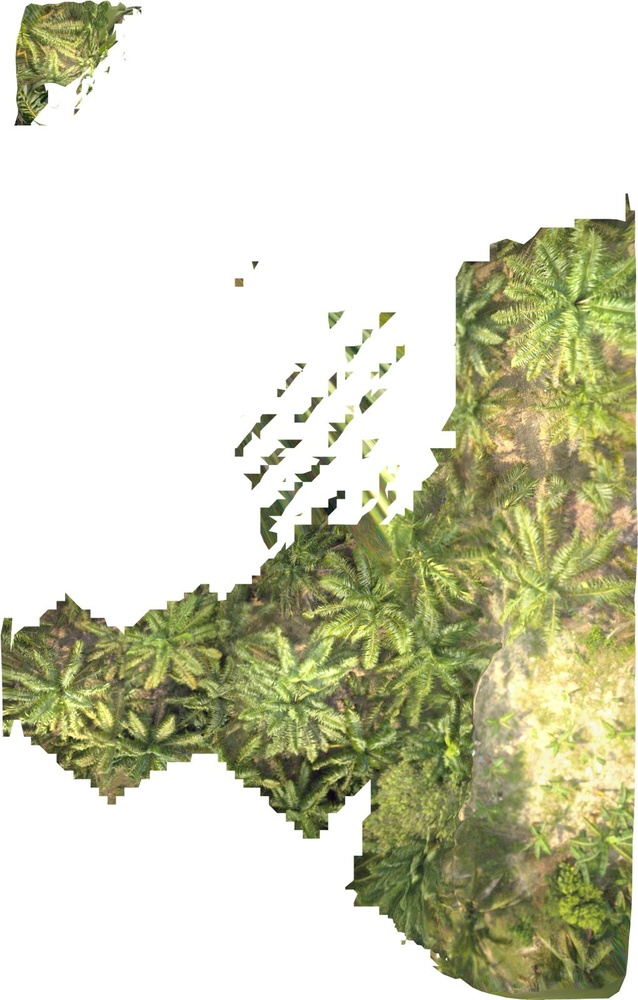
#> input picture segmentation/webodm_last_image.jpeg, 638 x 1000 px, shrunk from 1020 x 1600 before the run
$ python -i segmentation.py   (imports and definitions only)
#> lines starting #> are read from the running program, lines starting #| are printed output that depends on the picture; after the words box and inside, x2 and y2 are one past the last pixel; in counts of white or black regions, pixels touching at a corner belong together
#> further down, picture is the input picture: shape (1000, 638, 3); mean B, G, R 186.4, 210.6, 209.4
"""Stage 1: the leaf (vegetation) mask from Excess Green and Otsu's threshold."""
import cv2
import numpy as np


def segment_vegetation_exg(image_bgr):
    """(mask, segmented): mask is 255 on leaf pixels; segmented is the photo with every other pixel black.

    ExG = 2G − R − B, min-max scaled to 0–255, split by Otsu's threshold, then a 3 × 3 opening and closing. A
    heuristic vegetation mask, not a crown model.
    """
    b, g, r = cv2.split(image_bgr)
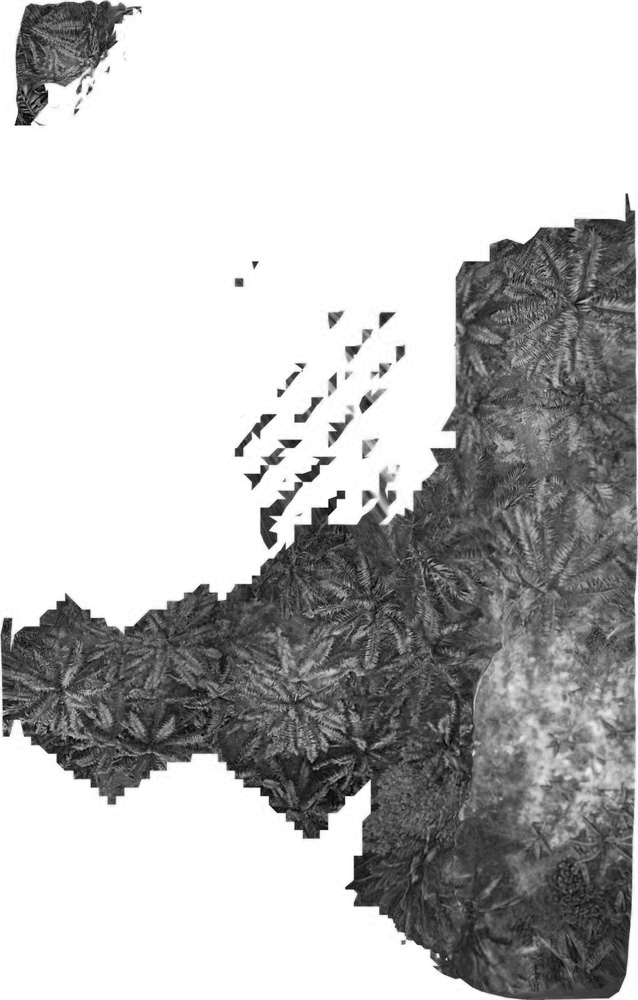
#> b: shape (1000, 638); min 0, max 255, mean 186.4
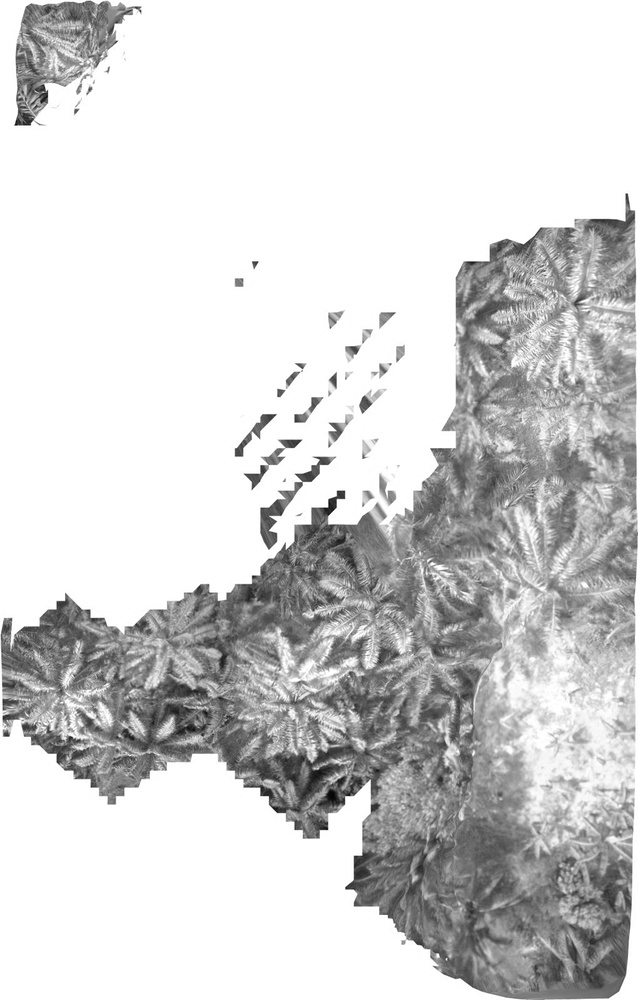
#> g: shape (1000, 638); min 5, max 255, mean 210.6
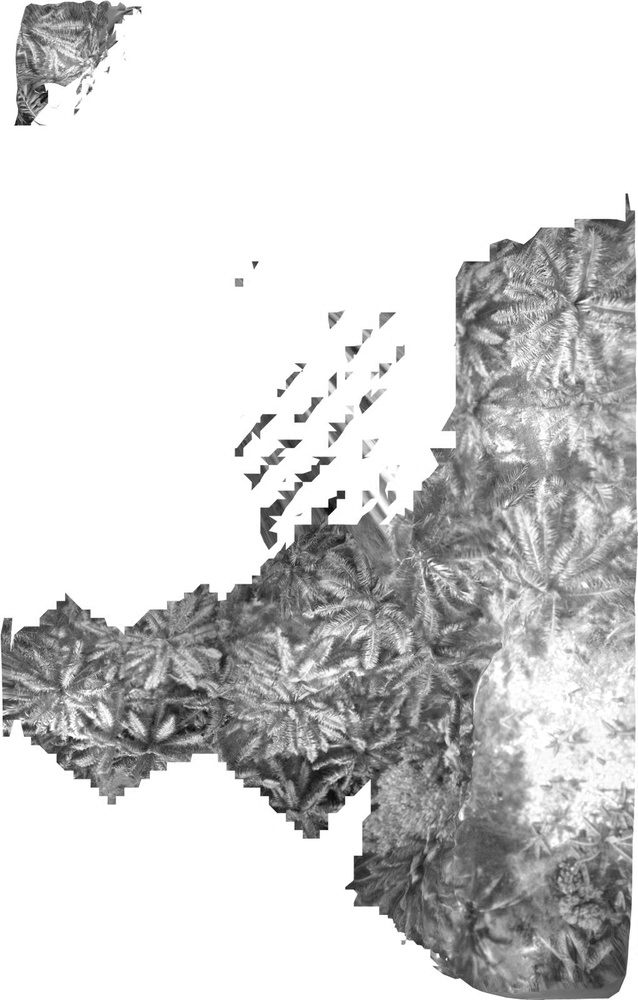
#> r: shape (1000, 638); min 0, max 255, mean 209.4
    exg = 2.0 * g.astype(np.float32) - r.astype(np.float32) - b.astype(np.float32)
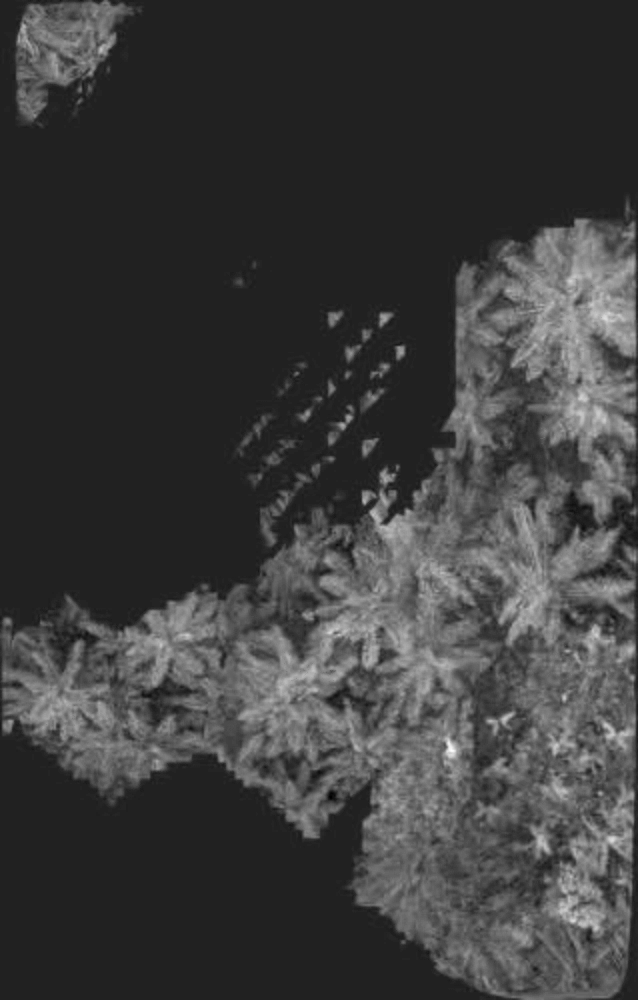
#> exg: shape (1000, 638) float32; min -31, max 202, mean 25.3; drawn with min black and max white
    exg_u8 = cv2.normalize(exg, None, 0, 255, cv2.NORM_MINMAX).astype(np.uint8)
    _, mask = cv2.threshold(exg_u8, 0, 255, cv2.THRESH_BINARY + cv2.THRESH_OTSU)
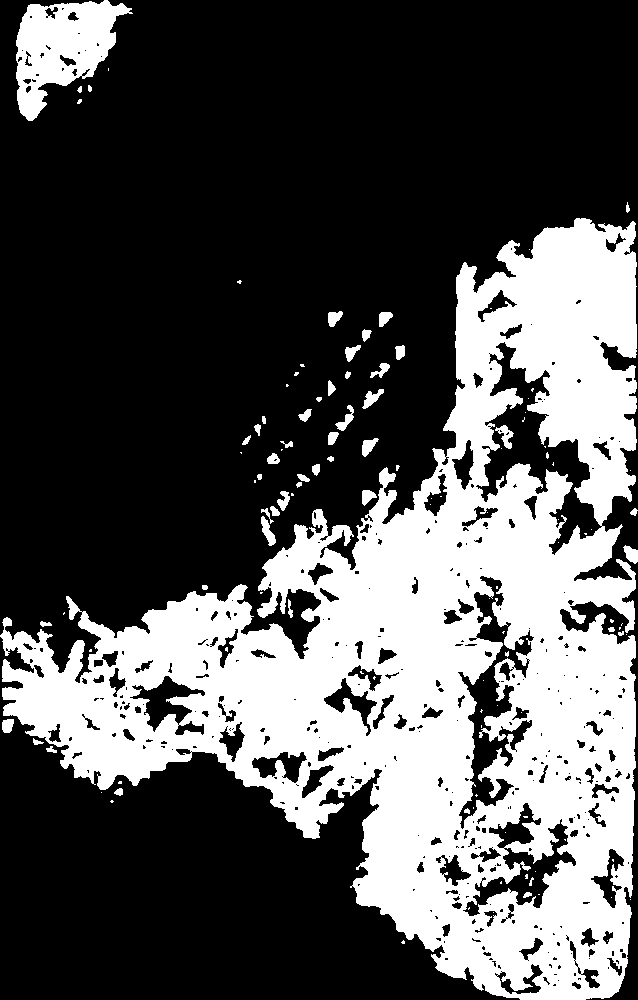
#> mask: shape (1000, 638); 33% white; 117 white regions (68 under 20 px), largest, box (x1, y1, x2, y2) and area: (0, 218, 637, 1000) 198568, (16, 0, 133, 121) 7549, (261, 516, 276, 546) 215
    kernel = np.ones((3, 3), np.uint8)
    mask = cv2.morphologyEx(mask, cv2.MORPH_OPEN, kernel, iterations=1)
#> mask: shape (1000, 638); 32.7% white; 79 white regions (24 under 20 px), largest, box (x1, y1, x2, y2) and area: (1, 218, 637, 1000) 196683, (16, 0, 130, 121) 7494, (261, 517, 276, 546) 212
    mask = cv2.morphologyEx(mask, cv2.MORPH_CLOSE, kernel, iterations=1)
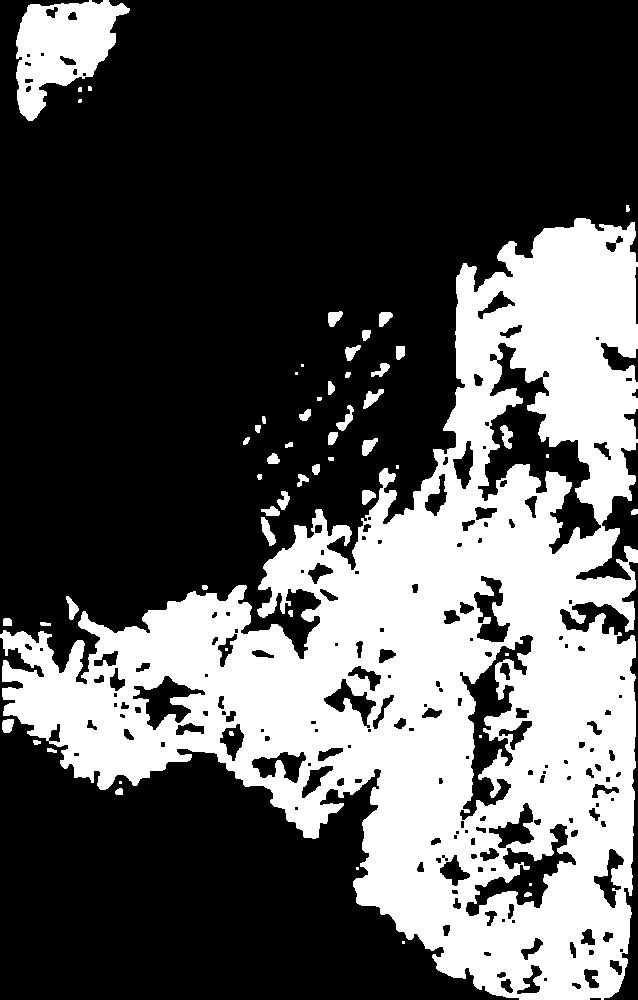
#> mask: shape (1000, 638); 33.1% white; 57 white regions (15 under 20 px), largest, box (x1, y1, x2, y2) and area: (0, 218, 638, 1000) 200108, (16, 0, 130, 121) 7621, (261, 517, 276, 546) 216
    segmented = cv2.bitwise_and(image_bgr, image_bgr, mask=mask)
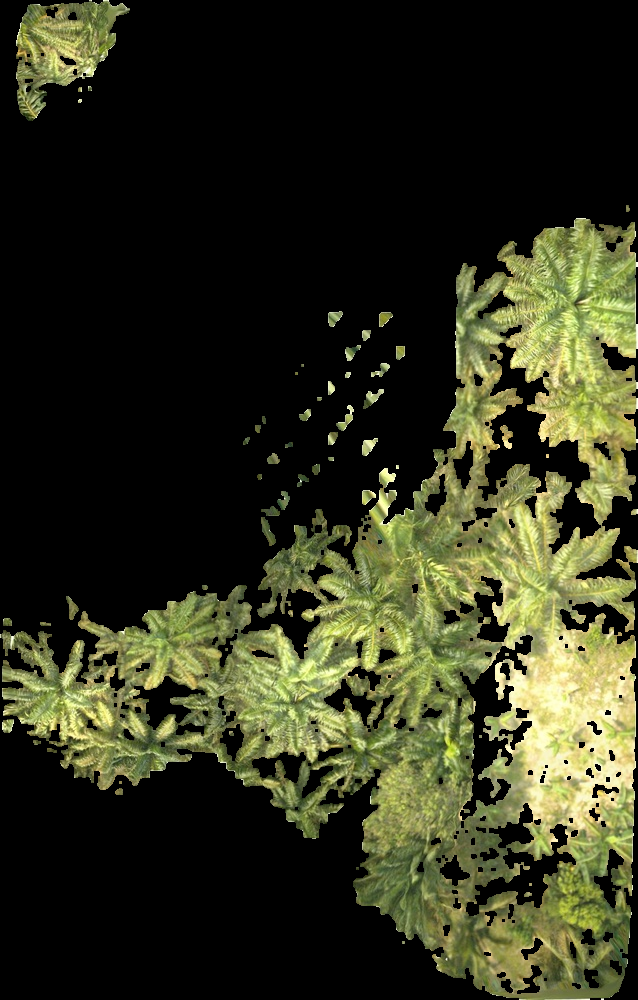
#> segmented: shape (1000, 638, 3); mean B, G, R 29.7, 51.1, 49.2
    return mask, segmented

>>> import cv2
>>> picture = cv2.imread('../../segmentation/webodm_last_image.jpeg')
>>> result = segment_vegetation_exg(picture)
